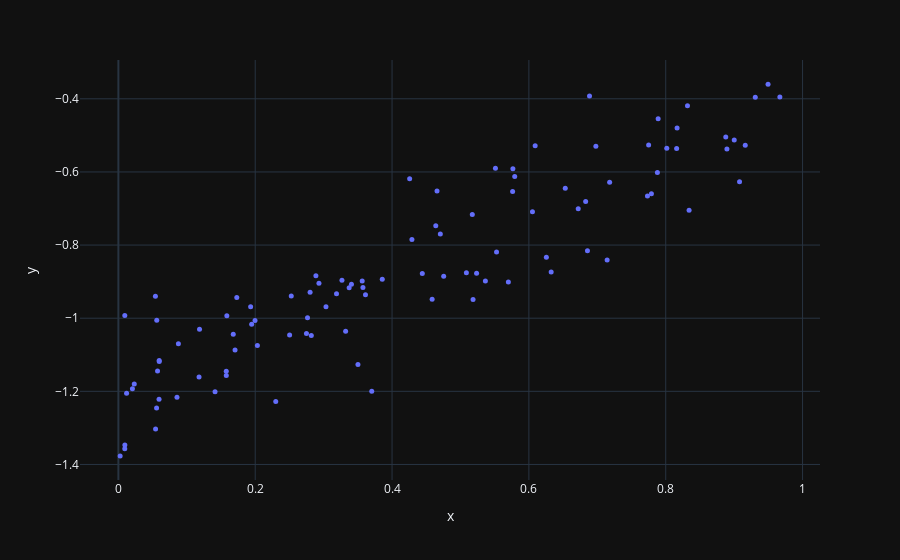

The notebook cell this image was saved under:
### Code cell
px.scatter(x=xs.squeeze().numpy(), y=ys.squeeze().numpy(), template='plotly_dark').update_traces(marker=dict(size=5)).show()
